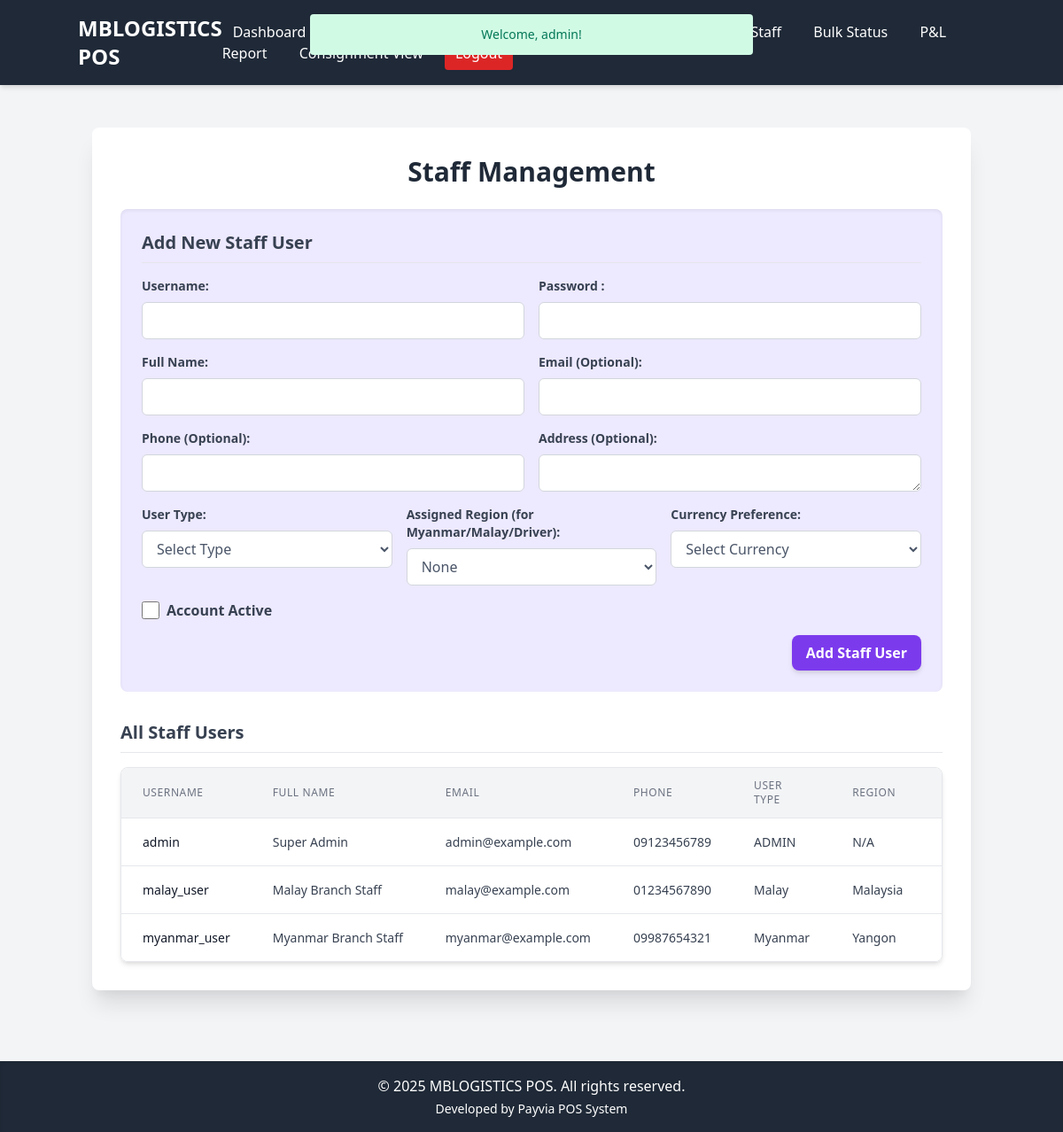
The app's page /staff_management.php (signed in) with its own data.
### tables this page shows
CREATE TABLE `users` (
  `id` INT(11) PRIMARY KEY AUTO_INCREMENT,
  `username` VARCHAR(50) NOT NULL UNIQUE,
  `password` VARCHAR(255) NOT NULL,  
  `email` VARCHAR(100) UNIQUE DEFAULT NULL,
  `phone` VARCHAR(20) UNIQUE DEFAULT NULL,
  `full_name` VARCHAR(100) DEFAULT NULL,
  `address` VARCHAR(255) DEFAULT NULL,
  `user_type` ENUM('ADMIN', 'Myanmar', 'Malay', 'Staff', 'Driver') NOT NULL DEFAULT 'Staff',
  `region_id` INT(11) DEFAULT NULL,  
  `currency_preference` VARCHAR(5) DEFAULT 'MMK',  
  `is_active` TINYINT(1) DEFAULT 1,
  `created_at` TIMESTAMP DEFAULT CURRENT_TIMESTAMP,
  `updated_at` TIMESTAMP DEFAULT CURRENT_TIMESTAMP ON UPDATE CURRENT_TIMESTAMP,
  FOREIGN KEY (`region_id`) REFERENCES `regions`(`id`) ON DELETE SET NULL ON UPDATE CASCADE
);

CREATE TABLE `regions` (
  `id` INT(11) PRIMARY KEY AUTO_INCREMENT,
  `region_name` VARCHAR(100) NOT NULL UNIQUE,
  `prefix` VARCHAR(10) NOT NULL UNIQUE,  
  `price_per_kg` DECIMAL(10,2) DEFAULT 0.00,  
  `current_sequence` INT(11) DEFAULT 0  
);

### staff_management.php (the view, shortened to what this page needs)
<?php
require_once 'includes/functions.php';
global $connection;
$staff_users = [];
$edit_user = null;
$query = "SELECT u.id, u.username, u.full_name, u.email, u.phone, u.user_type, u.is_active, r.region_name
          FROM users u
          LEFT JOIN regions r ON u.region_id = r.id
          ORDER BY u.username ASC";
$result = mysqli_query($connection, $query);
if ($result) {
    while ($row = mysqli_fetch_assoc($result)) {
        $staff_users[] = $row;
    }
} else {
    flash_message('error', 'Error fetching staff users: ' . mysqli_error($connection));
}
include_template('header', ['page' => 'staff_management']);
?>
<div class="bg-white p-8 rounded-lg shadow-xl w-full max-w-6xl mx-auto my-8">
    <h2 class="text-3xl font-bold text-gray-800 mb-6 text-center">Staff Management</h2>
    <div class="bg-purple-100 p-6 rounded-lg shadow-inner mb-8">
        <h3 class="text-xl font-semibold text-gray-700 mb-4 border-b pb-2">
            <?php echo $edit_user ? 'Edit Staff User' : 'Add New Staff User'; ?>
        </h3>
        <form action="index.php?page=staff_management" method="POST">
            <div class="grid grid-cols-1 md:grid-cols-2 gap-4">
                <div class="mb-4">
                    <label for="username" class="block text-gray-700 text-sm font-semibold mb-2">Username:</label>
                    <input type="text" id="username" name="username" class="form-input"
                           value="<?php echo htmlspecialchars($edit_user['username'] ?? ''); ?>" <?php echo $edit_user ? 'readonly' : 'required'; ?>>
                </div>
                <div class="mb-4">
                    <label for="password" class="block text-gray-700 text-sm font-semibold mb-2">Password <?php echo $edit_user ? '(Leave blank to keep current)' : ''; ?>:</label>
                    <input type="password" id="password" name="password" class="form-input" <?php echo $edit_user ? '' : 'required'; ?>>
                </div>
            </div>
            <div class="grid grid-cols-1 md:grid-cols-2 gap-4">
                <div class="mb-4">
                    <label for="full_name" class="block text-gray-700 text-sm font-semibold mb-2">Full Name:</label>
                    <input type="text" id="full_name" name="full_name" class="form-input"
                           value="<?php echo htmlspecialchars($edit_user['full_name'] ?? ''); ?>" required>
                </div>
                <div class="mb-4">
                    <label for="email" class="block text-gray-700 text-sm font-semibold mb-2">Email (Optional):</label>
                    <input type="email" id="email" name="email" class="form-input"
                           value="<?php echo htmlspecialchars($edit_user['email'] ?? ''); ?>">
                </div>
            </div>
            <div class="grid grid-cols-1 md:grid-cols-2 gap-4">
                <div class="mb-4">
                    <label for="phone" class="block text-gray-700 text-sm font-semibold mb-2">Phone (Optional):</label>
                    <input type="text" id="phone" name="phone" class="form-input"
                           value="<?php echo htmlspecialchars($edit_user['phone'] ?? ''); ?>">
                </div>
                <div class="mb-4">
                    <label for="address" class="block text-gray-700 text-sm font-semibold mb-2">Address (Optional):</label>
                    <textarea id="address" name="address" rows="1" class="form-input"><?php echo htmlspecialchars($edit_user['address'] ?? ''); ?></textarea>
                </div>
            </div>
            <div class="grid grid-cols-1 md:grid-cols-3 gap-4">
                <div class="mb-4">
                    <label for="user_type_selected" class="block text-gray-700 text-sm font-semibold mb-2">User Type:</label>
                    <select id="user_type_selected" name="user_type_selected" class="form-select" required>
                        <option value="">Select Type</option>
                    </select>
                </div>
                <div class="mb-4">
                    <label for="region_id" class="block text-gray-700 text-sm font-semibold mb-2">Assigned Region (for Myanmar/Malay/Driver):</label>
                    <select id="region_id" name="region_id" class="form-select">
                        <option value="0">None</option>
                    </select>
                </div>
                <div class="mb-4">
                    <label for="currency_preference" class="block text-gray-700 text-sm font-semibold mb-2">Currency Preference:</label>
                    <select id="currency_preference" name="currency_preference" class="form-select" required>
                        <option value="">Select Currency</option>
                    </select>
                </div>
            </div>
            <div class="mb-4 flex items-center">
                <input type="checkbox" id="is_active" name="is_active" class="form-checkbox h-5 w-5 text-green-600"
                       <?php echo (isset($edit_user['is_active']) && $edit_user['is_active'] == 1) ? 'checked' : ''; ?>>
                <label for="is_active" class="ml-2 text-gray-700 font-semibold">Account Active</label>
            </div>
            <div class="flex justify-end gap-2">
                <button type="submit" class="bg-purple-600 hover:bg-purple-700 text-white font-semibold py-2 px-4 rounded-lg shadow-md transition duration-300">
                    <?php echo $edit_user ? 'Update Staff User' : 'Add Staff User'; ?>
                </button>
            </div>
        </form>
    </div>
    <h3 class="text-xl font-semibold text-gray-700 mb-4 border-b pb-2">All Staff Users</h3>
    <?php if (empty($staff_users)): ?>
        <p class="text-center text-gray-600">No staff users found.</p>
    <?php else: ?>
        <div class="overflow-x-auto rounded-lg shadow-md border border-gray-200">
            <table class="min-w-full divide-y divide-gray-200">
                <thead class="bg-gray-100">
                    <tr>
                        <th class="px-6 py-3 text-left text-xs font-medium text-gray-500 uppercase tracking-wider">Username</th>
                        <th class="px-6 py-3 text-left text-xs font-medium text-gray-500 uppercase tracking-wider">Full Name</th>
                        <th class="px-6 py-3 text-left text-xs font-medium text-gray-500 uppercase tracking-wider">Email</th>
                        <th class="px-6 py-3 text-left text-xs font-medium text-gray-500 uppercase tracking-wider">Phone</th>
                        <th class="px-6 py-3 text-left text-xs font-medium text-gray-500 uppercase tracking-wider">User Type</th>
                        <th class="px-6 py-3 text-left text-xs font-medium text-gray-500 uppercase tracking-wider">Region</th>
                        <th class="px-6 py-3 text-left text-xs font-medium text-gray-500 uppercase tracking-wider">Status</th>
                    </tr>
                </thead>
                <tbody class="bg-white divide-y divide-gray-200">
                    <?php foreach ($staff_users as $user): ?>
                        <tr class="hover:bg-gray-50">
                            <td class="px-6 py-4 whitespace-nowrap text-sm font-medium text-gray-900"><?php echo htmlspecialchars($user['username']); ?></td>
                            <td class="px-6 py-4 whitespace-nowrap text-sm text-gray-700"><?php echo htmlspecialchars($user['full_name']); ?></td>
                            <td class="px-6 py-4 whitespace-nowrap text-sm text-gray-700"><?php echo htmlspecialchars($user['email'] ?: 'N/A'); ?></td>
                            <td class="px-6 py-4 whitespace-nowrap text-sm text-gray-700"><?php echo htmlspecialchars($user['phone'] ?: 'N/A'); ?></td>
                            <td class="px-6 py-4 whitespace-nowrap text-sm text-gray-700"><?php echo htmlspecialchars($user['user_type']); ?></td>
                            <td class="px-6 py-4 whitespace-nowrap text-sm text-gray-700"><?php echo htmlspecialchars($user['region_name'] ?: 'N/A'); ?></td>
                            <td class="px-6 py-4 whitespace-nowrap text-sm">
                            </td>
                        </tr>
                    <?php endforeach; ?>
                </tbody>
            </table>
        </div>
    <?php endif; ?>
</div>
<?php include_template('footer'); ?>

### includes/functions.php (shortened to what this page needs)
<?php
function is_logged_in() {
    return isset($_SESSION['user_id']);
}
function is_admin() {
    return isset($_SESSION['user_type']) && defined('USER_TYPE_ADMIN') && $_SESSION['user_type'] === USER_TYPE_ADMIN;
}
function include_template($template_name, $data = []) {
    extract($data);
    $header_path = TPL_PATH . 'header.php';
    $footer_path = TPL_PATH . 'footer.php';
    if ($template_name === 'header') {
        if (file_exists($header_path)) {
            require_once $header_path;
        } else {
            error_log("Template file not found: " . $header_path);
            echo "";
        }
    } elseif ($template_name === 'footer') {
        if (file_exists($footer_path)) {
            require_once $footer_path;
        } else {
            error_log("Template file not found: " . $footer_path);
            echo "";
        }
    }
}
?>

### templates/header.php (shortened to what this page needs)
<?php
$current_user_is_admin = is_admin();
$is_logged_in_user = is_logged_in();
?>
<!DOCTYPE html>
<html lang="en">
<head>
    <link href="https://cdn.jsdelivr.net/npm/tailwindcss@2.2.19/dist/tailwind.min.css" rel="stylesheet">
</head>
<body class="min-h-screen flex flex-col bg-gray-100">
    <header class="bg-gray-800 text-white p-4 shadow-md">
        <div class="container mx-auto flex justify-between items-center">
            <a href="index.php?page=dashboard" class="text-2xl font-bold"><?php echo APP_NAME; ?></a>
            <nav class="space-x-2">
                <?php if ($is_logged_in_user): ?>
                    <a href="index.php?page=dashboard" class="px-3 py-2 hover:bg-gray-700 rounded">Dashboard</a>
                    <a href="index.php?page=voucher_create" class="px-3 py-2 hover:bg-gray-700 rounded">New Voucher</a>
                    <a href="index.php?page=voucher_list" class="px-3 py-2 hover:bg-gray-700 rounded">Vouchers</a>
                    <a href="index.php?page=expenses" class="px-3 py-2 hover:bg-gray-700 rounded">Expenses</a>
                    <?php if ($current_user_is_admin): ?>
                        <a href="index.php?page=customer_management" class="px-3 py-2 hover:bg-gray-700 rounded">Customers</a>
                        <a href="index.php?page=staff_management" class="px-3 py-2 hover:bg-gray-700 rounded">Staff</a>
                        <a href="index.php?page=status_bulk_update" class="px-3 py-2 hover:bg-gray-700 rounded">Bulk Status</a>
                        <a href="index.php?page=profit_loss_report" class="px-3 py-2 hover:bg-gray-700 rounded">P&L Report</a> <?php endif; ?>
                    <a href="index.php?page=consignment_view" class="px-3 py-2 hover:bg-gray-700 rounded">Consignment View</a>
                    <a href="logout.php" class="px-3 py-2 bg-red-600 hover:bg-red-700 rounded">Logout</a>
                <?php else: ?>
                    <a href="index.php?page=login" class="px-3 py-2 hover:bg-gray-700 rounded">Login</a>
                    <a href="index.php?page=register" class="px-3 py-2 hover:bg-gray-700 rounded">Register</a>
                <?php endif; ?>
            </nav>
        </div>
    </header>
    <main class="flex-grow container mx-auto p-4">
        <?php
        if (isset($_SESSION['flash'])) {
            $flash = $_SESSION['flash'];
            $class = '';
            switch ($flash['type']) {
                case 'success': $class = 'bg-green-100 text-green-700 border-green-400'; break;
            }
            echo "<div class='flash-message p-4 mb-4 text-sm rounded-lg border {$class}' role='alert'>{$flash['message']}</div>";
            ?>
            <?php
        }
        ?>

### templates/footer.php (shortened to what this page needs)
    </main>
    <footer class="bg-gray-800 text-white text-center p-4 mt-8 shadow-inner">
        <p>&copy; <?php echo date('Y'); ?> <?php echo APP_NAME; ?>. All rights reserved.</p>
        <p class="text-sm mt-1">Developed by Payvia POS System</p>
    </footer>
</body>
</html>

### templates/header.php (style rules this page uses)
.form-input, .form-select, textarea { display: block; width: 100%; padding: 0.5rem 0.75rem; border: 1px solid #d2d6dc; border-radius: 0.375rem; background-color: #fff; color: #4a5568; transition: border-color 0.15s ease-in-out, box-shadow 0.15s ease-in-out; }
.flash-message { padding: 0.75rem 1.25rem; margin-bottom: 1rem; border: 1px solid transparent; border-radius: 0.25rem; opacity: 1; transition: opacity 0.5s ease-out; position: fixed; top: 1rem; left: 50%; transform: translateX(-50%); z-index: 1000; width: 90%; max-width: 500px; text-align: center; }

### records on screen
users: username "admin", full_name "Super Admin", email "admin@example.com", phone "09123456789", user_type "ADMIN", region_name "N/A"
users: username "malay_user", full_name "Malay Branch Staff", email "malay@example.com", phone "01234567890", user_type "Malay", region.region_name "Malaysia"
users: username "myanmar_user", full_name "Myanmar Branch Staff", email "myanmar@example.com", phone "09987654321", user_type "Myanmar", region.region_name "Yangon"

### other values on screen
APP_NAME "MBLOGISTICS POS"
$flash['message'] "Welcome, admin!"
